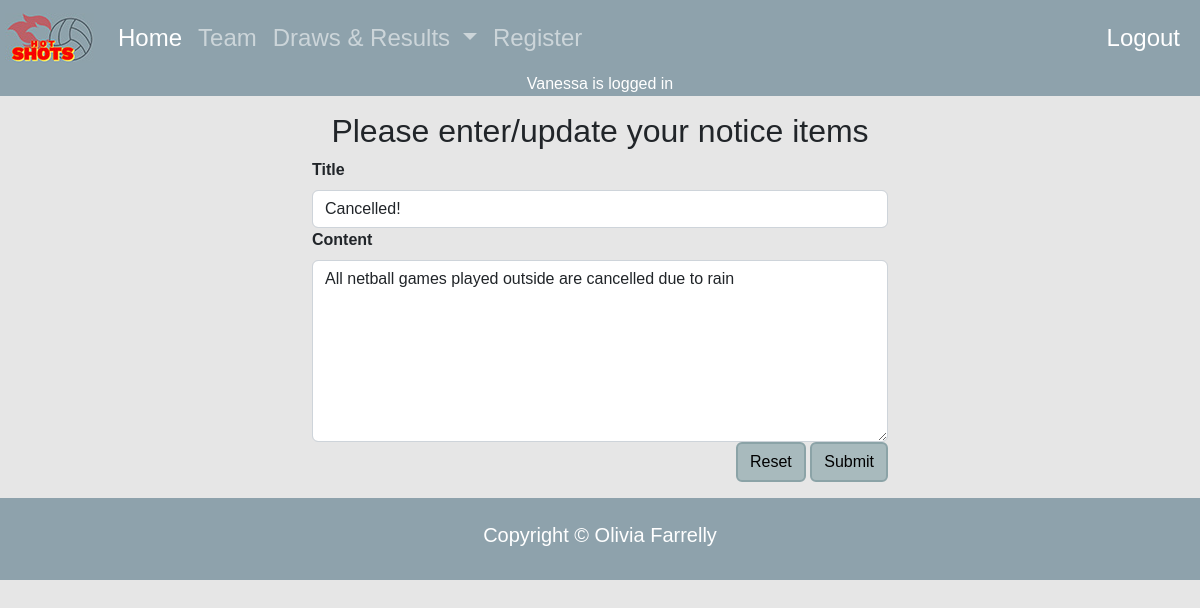
Screenshot of /notices_cud?id=1&task=update (signed in) with the database file from the repository.
### tables this page shows
CREATE TABLE notices(
     notices_id integer primary key autoincrement not null,
     title text not null unique,
     content text not null unique,
     noticedate date not null,
     member_id integer not null,
     foreign key(member_id) references member(member_id)
);

### server.py (the view, shortened to what this page needs)
@app.route('/notices_cud', methods=['GET', 'POST'])
def notices_cud():
    data = request.args
    required_keys = ['id', 'task']
    for k in required_keys:
        if k not in data.keys():
            message = "Do not know what to do with create read update on notice (key not present)"
            return render_template('error.html', message=message)
    if request.method == "GET":
        if data['task'] == 'delete':
            sql = "delete from notices where notices_id = ?"
            values_tuple = (data['id'],)
            run_commit_query(sql, values_tuple, db_path)
            return redirect(url_for('index'))
        elif data['task'] == 'update':
            sql = """select title, content from notices where notices_id = ?"""
            values_tuple = (data['id'],)
            result = run_search_query_tuples(sql, values_tuple, db_path, True)
            result = result[0]
            return render_template("notices_cud.html",
                                   **result,
                                   id=data['id'],
                                   task=data['task'])
        elif data['task'] == 'add':
            temp = {'title': 'Test Title', 'content': 'Test Content'}
            return render_template("notices_cud.html",
                                   id=0,
                                   task=data['task'],
                                   **temp)
        else:
            message = "Unrecognised task coming from notices page"
            return render_template('error.html', message=message)
    else:
        return render_template("notices_cud.html")

### db_functions.py (called while the page is built)
def run_search_query_tuples(sql_query,values_tuple, file_path, rowfactory=False):
    result = None
    try:
        db = sqlite3.connect(file_path)
        if rowfactory:
            db.row_factory = sqlite3.Row
        cursor = db.cursor()
        cursor.execute(sql_query,values_tuple)
        result = cursor.fetchall()
        cursor.close()
    except sqlite3.Error as error:
        print("Error running search query tuples: {}".format(error))
        return None
    db.close()
    if result is None:
        print("No search values were found")
    return result

### templates/notices_cud.html (shortened to what this page needs)
{% extends "layout.html" %}
{% block logo %}
static/images/logo.jpg
{% endblock %}
{% block content %}
<div class="container-sm py-sm-3 py-3">
    <h2 class="h2">Please enter/update your notice items</h2>
    <form action="{{ url_for('notices_cud', id=id, task=task) }}" method="POST">
        <div>
          <label for="title" class="form-label">Title</label>
            <input type="text" class="form-control" id="title" name="title" placeholder="" value="{{title}}" required>
        </div>
        <div>
          <label for="content" class="form-label">Content</label>
            <textarea class="form-control" id="content" name="content" rows="7" required>{{content}}</textarea>
        </div>
        <div class="text-end">
            <button type="reset" class="btn btn-primary">Reset</button>
            <button type="submit" class="btn btn-primary">Submit</button>
        </div>
    </form>
</div>
{% endblock %}

### static/styles.css (style rules this page uses)
:root { --bs-nav-bg: rgb(142, 162, 172); --bs-background-bg: rgb(230, 230, 230); }
body { font-family: sans-serif; font-size: 100%; margin:4.5em 0 0 0; background-color: var(--bs-background-bg); }
.h2 { text-align: center; }
.btn { background-color: rgb(168, 186, 189); border: 2px solid rgb(139, 163, 167); color: black; font-size: 1em; }
.container-sm { max-width: 50%; }
label, input[type='text'], input[type='email'], input[type='number'], textarea { font-size: 1em !important; }
.form-label { font-weight: bold; }

### rows the page displays
notices: title "Cancelled!", content "All netball games played outside are cancelled due to rain"

### other values shown
{{ session['name'] }} "Vanessa"
